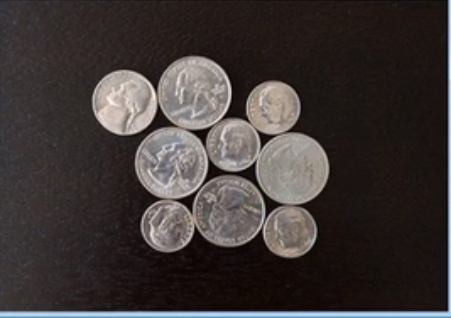
#> input picture image1/004.png, 451 x 318 px
$ python '18、圆检测（霍夫圆变换）.py'
#> lines starting #> are read from the running program, lines starting #| are printed output that depends on the picture; after the words box and inside, x2 and y2 are one past the last pixel; in counts of white or black regions, pixels touching at a corner belong together
#> further down, src is the input picture: shape (318, 451, 3); mean B, G, R 54.5, 55.7, 62.6
import cv2 as cv
import numpy as np
#圆检测（霍夫圆变换） 对噪声敏感，做中值滤波
def detect_circle_demo(image):
    dst = cv.pyrMeanShiftFiltering(image, 10, 100)
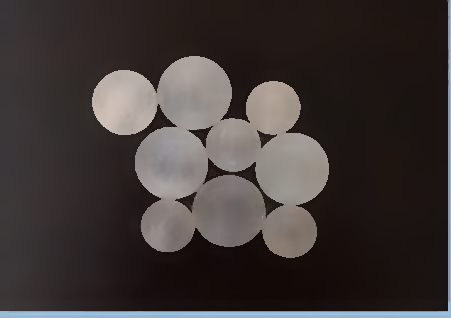
#> dst: shape (318, 451, 3); mean B, G, R 54.5, 55.8, 62.7
    cimage = cv.cvtColor(dst, cv.COLOR_BGR2GRAY)
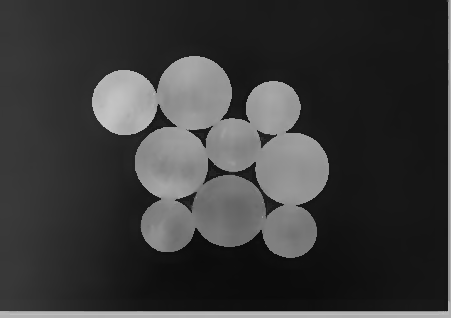
#> cimage: shape (318, 451); min 11, max 197, mean 57.7
    circles = cv.HoughCircles(cimage, cv.HOUGH_GRADIENT, 1, 20, param1=50, param2=25,
                              minRadius=0, maxRadius=0)
#> circles = [[291.5, 168.5, 36.1], [228.5, 209.5, 37.2], [171.5, 163.5, 36.8], [124.5, 101.5, 32], [288.5, 230.5, 26.8], [166.5, 225.5, 26], [272.5, 108.5, 27.3], [239.5, 146.5, 34.4], [200.5, 89.5, 30.8]]
    #灰度图像，使用霍夫梯度的方法，累加器图像分辨率（1分辨率相同），
    #min_dist区分的两个不同圆之间的最小距离
    #param1用于Canny的边缘阀值上限，下限被置为上限的一半，param2累加器阈值
    #minRadius最小圆半径，maxRadius最大圆半径
    circles = np.uint16(np.around(circles))
#> circles = [[292, 168, 36], [228, 210, 37], [172, 164, 37], [124, 102, 32], [288, 230, 27], [166, 226, 26], [272, 108, 27], [240, 146, 34], [200, 90, 31]]
    for i in circles[0, :]:
        cv.circle(image, (i[0], i[1]), i[2], (0, 0, 255), 2)
        cv.circle(image, (i[0], i[1]), 2, (0, 255, 255), 2)
#> this loop made 9 passes
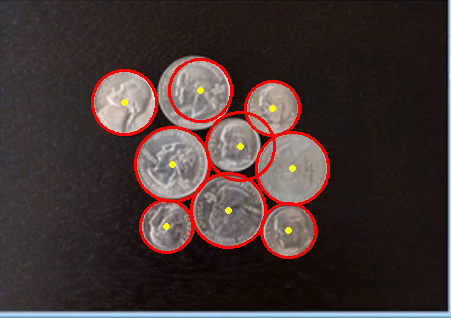
#> image: shape (318, 451, 3); 3.77% of pixels changed, all inside (x1, y1, x2, y2) = (91, 58, 330, 259)
    cv.imshow("circles", image)


src = cv.imread("image1/004.png")
cv.namedWindow("input image", cv.WINDOW_AUTOSIZE)
cv.imshow("input image", src)

detect_circle_demo(src)

cv.waitKey(0)
cv.destroyAllWindows()

$ run again, with image1/008.png copied over image1/004.png
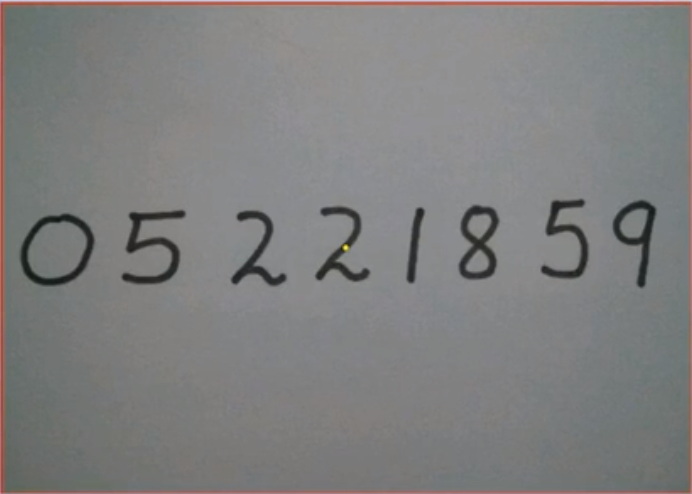
#> input picture image1/008.png, 692 x 494 px
#> src is the input picture: shape (494, 692, 3); mean B, G, R 126.6, 126.9, 127.1
#> in detect_circle_demo, `dst = cv.pyrMeanShiftFiltering(image, 10, 100)`:
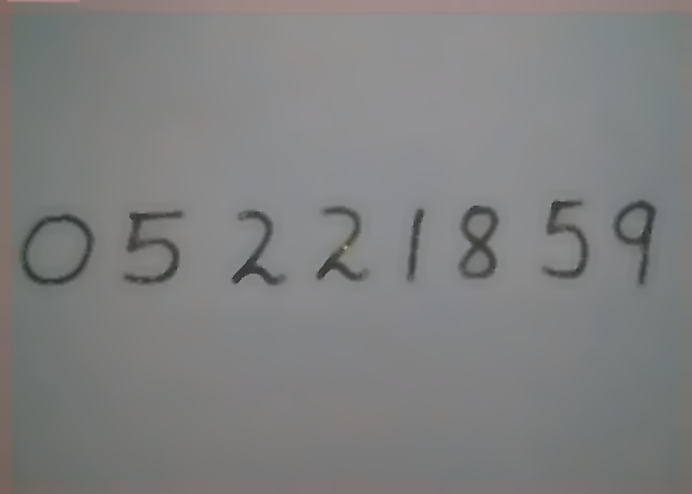
#> dst: shape (494, 692, 3); mean B, G, R 127.2, 127.4, 127.1
#> in detect_circle_demo, `circles = cv.HoughCircles(cimage, cv.HOUGH_GRADIENT, 1, 20, param1=50,..`: circles = [[56.5, 250.5, 31.6], [157.5, 259.5, 22.1], [554.5, 252.5, 33.1], [479.5, 224.5, 18.5], [336.5, 227.5, 21.7], [632.5, 226.5, 18.8], [357.5, 258.5, 21.8], [255.5, 228.5, 16.9], [475.5, 257.5, 21.2], [138.5, 170.5, 77.2]]
#> in detect_circle_demo, `circles = np.uint16(np.around(circles))`: circles = [[56, 250, 32], [158, 260, 22], [554, 252, 33], [480, 224, 18], [336, 228, 22], [632, 226, 19], [358, 258, 22], [256, 228, 17], [476, 258, 21], [138, 170, 77]]
#> the loop in detect_circle_demo, `for i in circles[0, :]:` made 10 passes
#> after the loop in detect_circle_demo, `for i in circles[0, :]:`:
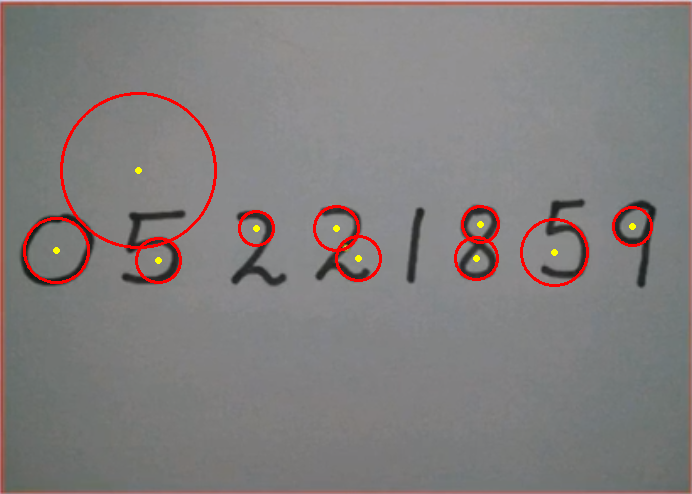
#> image: shape (494, 692, 3); 1.67% of pixels changed, all inside (x1, y1, x2, y2) = (23, 92, 653, 287)
